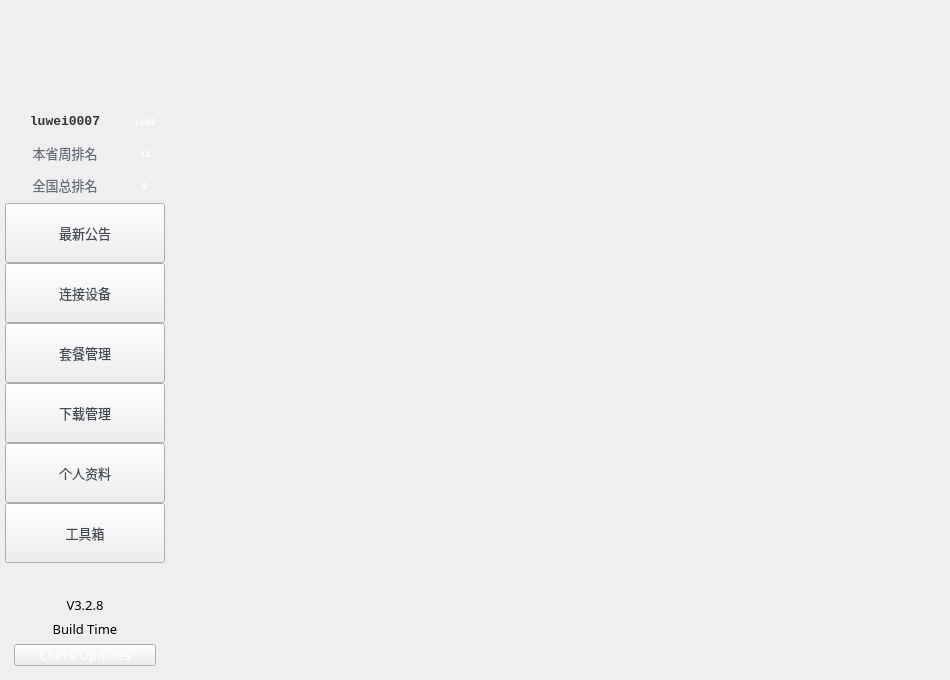
<?xml version="1.0" encoding="UTF-8"?>
<ui version="4.0">
 <class>FormMain</class>
 <widget class="QWidget" name="FormMain">
  <property name="geometry">
   <rect>
    <x>0</x>
    <y>0</y>
    <width>950</width>
    <height>680</height>
   </rect>
  </property>
  <property name="minimumSize">
   <size>
    <width>950</width>
    <height>650</height>
   </size>
  </property>
  <property name="font">
   <font>
    <family>微软雅黑</family>
    <pointsize>10</pointsize>
   </font>
  </property>
  <property name="windowTitle">
   <string>秒装助手</string>
  </property>
  <property name="styleSheet">
   <string notr="true">QCheckBox::indicator {
	border-width: 0px;
	border-image: url(:/skins/skins/chkbox_normal.png);
	width: 16px;
	height: 16px;
}

QCheckBox::indicator::checked {
	border-width: 0px;
	border-image: url(:/skins/skins/chkbox_checked.png);
	width: 16px;
	height: 16px;
}

#layout_main {
	border-width: 6px;
	border-image: url(:/skins/skins/bg_windowbase.png) 8 8 8 8 repeat repeat;
}

#layout_header {
	border-image: url(:/skins/skins/bg_header.png);
}

#layout_nav {
	border-width: 5px;
	border-image: url(:/skins/skins/bg_nav.png) 5;
}

#btn_win_settings {
	border: 0px;
	background-image: url(:/skins/skins/btn_win_settings.png);
}

#btn_win_settings::pressed {
	border: 0px;
	background-image: url(:/skins/skins/btn_win_settings_pressed.png);
}

#btn_win_feedback {
	border: 0px;
	background-image: url(:/skins/skins/btn_win_feedback.png);
}

#btn_win_feedback::pressed {
	border: 0px;
	background-image: url(:/skins/skins/btn_win_feedback_pressed.png);
}

#btn_win_min {
	border: 0px;
	background-image: url(:/skins/skins/btn_win_min.png);
}

#btn_win_min::pressed {
	border: 0px;
	background-image: url(:/skins/skins/btn_win_min_pressed.png);
}

#btn_win_max {
	border: 0px;
	background-image: url(:/skins/skins/btn_win_max.png);
}

#btn_win_max::pressed {
	border: 0px;
	background-image: url(:/skins/skins/btn_win_max_pressed.png);
}

#btn_win_close {
	border: 0px;
	background-image: url(:/skins/skins/btn_win_close.png);
}

#btn_win_close::pressed {
	border: 0px;
	background-image: url(:/skins/skins/btn_win_close_pressed.png);
}

#btn_win_feedback::hover,
#btn_win_settings::hover,
#btn_win_min::hover,
#btn_win_max::hover,
#btn_win_close::hover {
	margin:1px;
}

#label_operator {
	font: 75 14pt;
	font-weight: bold;
	color: #FFFFFF;
}

#label_userid {
	color: #333333;
}

#label_version {
	margin: 8px;
}

#label_level1,
#label_level2 {
	color: #656d78;
}

#label_user_level {
	border: 10px;
	border-image: url(:/skins/skins/bg_level_blue.png) 10 10;
	color: #FFFFFF;
}

#label_week_level,
#label_total_level {
	border: 10px;
	border-image: url(:/skins/skins/bg_level_orange.png) 10 10;
	color: #FFFFFF;
}

#nav_splitter {
	border: 0px;
	border-image: url(:/skins/skins/bg_splitter.png);
}

#nav_btn_board,
#nav_btn_installation,
#nav_btn_bundles,
#nav_btn_download,
#nav_btn_account,
#nav_btn_tools {
	border-width: 5px;
	border-image: url(:/skins/skins/bg_nav.png) 5;
	color: #434a54;
}

#nav_btn_board::checked,
#nav_btn_installation::checked,
#nav_btn_bundles::checked,
#nav_btn_download::checked,
#nav_btn_account::checked,
#nav_btn_tools::checked {
	border-width: 5px;
	border-image: url(:/skins/skins/bg_nav_sel.png);
	color: #FFFFFF;
}

#btn_versionText {
	border: none;
}

#btn_checkUpdates {
	color: #ffffff;
	border-width: 1px;
	border-image: url(:/skins/skins/btn_blue.png) 2 2;
	min-width: 64px;
	min-height: 20px;
}

#btn_checkUpdates::hover {	
	border-width: 1px;
	border-image: url(:/skins/skins/btn_blue_hover.png) 2 2;
}

#btn_checkUpdates::pressed {
	border-width: 1px;
	border-image: url(:/skins/skins/btn_blue_pressed.png) 2 2;
}</string>
  </property>
  <layout class="QHBoxLayout" name="horizontalLayout">
   <property name="spacing">
    <number>0</number>
   </property>
   <property name="leftMargin">
    <number>0</number>
   </property>
   <property name="topMargin">
    <number>0</number>
   </property>
   <property name="rightMargin">
    <number>0</number>
   </property>
   <property name="bottomMargin">
    <number>0</number>
   </property>
   <item>
    <widget class="QWidget" name="layout_main" native="true">
     <layout class="QGridLayout" name="gridLayout_3" rowstretch="0,0">
      <property name="leftMargin">
       <number>5</number>
      </property>
      <property name="topMargin">
       <number>5</number>
      </property>
      <property name="rightMargin">
       <number>5</number>
      </property>
      <property name="bottomMargin">
       <number>5</number>
      </property>
      <property name="spacing">
       <number>0</number>
      </property>
      <item row="0" column="0" colspan="2">
       <widget class="QWidget" name="layout_header" native="true">
        <property name="sizePolicy">
         <sizepolicy hsizetype="Preferred" vsizetype="Fixed">
          <horstretch>0</horstretch>
          <verstretch>0</verstretch>
         </sizepolicy>
        </property>
        <property name="minimumSize">
         <size>
          <width>0</width>
          <height>100</height>
         </size>
        </property>
        <property name="maximumSize">
         <size>
          <width>16777215</width>
          <height>100</height>
         </size>
        </property>
        <layout class="QGridLayout" name="gridLayout_2" rowstretch="0,1,0" columnstretch="0,1,0,0,0,0,0">
         <property name="leftMargin">
          <number>0</number>
         </property>
         <property name="topMargin">
          <number>0</number>
         </property>
         <property name="rightMargin">
          <number>0</number>
         </property>
         <property name="bottomMargin">
          <number>0</number>
         </property>
         <property name="spacing">
          <number>2</number>
         </property>
         <item row="0" column="0" rowspan="3">
          <widget class="QLabel" name="label_logo">
           <property name="minimumSize">
            <size>
             <width>240</width>
             <height>100</height>
            </size>
           </property>
           <property name="text">
            <string/>
           </property>
           <property name="pixmap">
            <pixmap resource="skins.qrc">:/skins/skins/logo.png</pixmap>
           </property>
           <property name="alignment">
            <set>Qt::AlignCenter</set>
           </property>
          </widget>
         </item>
         <item row="0" column="1" rowspan="2">
          <spacer name="verticalSpacer_3">
           <property name="orientation">
            <enum>Qt::Vertical</enum>
           </property>
           <property name="sizeHint" stdset="0">
            <size>
             <width>498</width>
             <height>40</height>
            </size>
           </property>
          </spacer>
         </item>
         <item row="0" column="2">
          <widget class="QPushButton" name="btn_win_feedback">
           <property name="sizePolicy">
            <sizepolicy hsizetype="Fixed" vsizetype="Fixed">
             <horstretch>0</horstretch>
             <verstretch>0</verstretch>
            </sizepolicy>
           </property>
           <property name="minimumSize">
            <size>
             <width>30</width>
             <height>26</height>
            </size>
           </property>
           <property name="maximumSize">
            <size>
             <width>30</width>
             <height>26</height>
            </size>
           </property>
           <property name="text">
            <string/>
           </property>
          </widget>
         </item>
         <item row="0" column="3">
          <widget class="QPushButton" name="btn_win_settings">
           <property name="sizePolicy">
            <sizepolicy hsizetype="Fixed" vsizetype="Fixed">
             <horstretch>0</horstretch>
             <verstretch>0</verstretch>
            </sizepolicy>
           </property>
           <property name="minimumSize">
            <size>
             <width>30</width>
             <height>26</height>
            </size>
           </property>
           <property name="maximumSize">
            <size>
             <width>30</width>
             <height>26</height>
            </size>
           </property>
           <property name="text">
            <string/>
           </property>
          </widget>
         </item>
         <item row="0" column="4">
          <widget class="QPushButton" name="btn_win_min">
           <property name="sizePolicy">
            <sizepolicy hsizetype="Fixed" vsizetype="Fixed">
             <horstretch>0</horstretch>
             <verstretch>0</verstretch>
            </sizepolicy>
           </property>
           <property name="minimumSize">
            <size>
             <width>30</width>
             <height>26</height>
            </size>
           </property>
           <property name="maximumSize">
            <size>
             <width>30</width>
             <height>26</height>
            </size>
           </property>
           <property name="text">
            <string/>
           </property>
          </widget>
         </item>
         <item row="0" column="5">
          <widget class="QPushButton" name="btn_win_max">
           <property name="sizePolicy">
            <sizepolicy hsizetype="Fixed" vsizetype="Fixed">
             <horstretch>0</horstretch>
             <verstretch>0</verstretch>
            </sizepolicy>
           </property>
           <property name="minimumSize">
            <size>
             <width>30</width>
             <height>26</height>
            </size>
           </property>
           <property name="maximumSize">
            <size>
             <width>30</width>
             <height>26</height>
            </size>
           </property>
           <property name="text">
            <string/>
           </property>
          </widget>
         </item>
         <item row="0" column="6">
          <widget class="QPushButton" name="btn_win_close">
           <property name="sizePolicy">
            <sizepolicy hsizetype="Fixed" vsizetype="Fixed">
             <horstretch>0</horstretch>
             <verstretch>0</verstretch>
            </sizepolicy>
           </property>
           <property name="minimumSize">
            <size>
             <width>30</width>
             <height>26</height>
            </size>
           </property>
           <property name="maximumSize">
            <size>
             <width>30</width>
             <height>26</height>
            </size>
           </property>
           <property name="text">
            <string/>
           </property>
          </widget>
         </item>
         <item row="1" column="2" rowspan="2" colspan="5">
          <spacer name="verticalSpacer_2">
           <property name="orientation">
            <enum>Qt::Vertical</enum>
           </property>
           <property name="sizeHint" stdset="0">
            <size>
             <width>115</width>
             <height>69</height>
            </size>
           </property>
          </spacer>
         </item>
         <item row="2" column="1">
          <widget class="QLabel" name="label_operator">
           <property name="minimumSize">
            <size>
             <width>0</width>
             <height>32</height>
            </size>
           </property>
           <property name="text">
            <string/>
           </property>
           <property name="alignment">
            <set>Qt::AlignCenter</set>
           </property>
          </widget>
         </item>
        </layout>
       </widget>
      </item>
      <item row="1" column="0">
       <widget class="QWidget" name="layout_nav" native="true">
        <property name="minimumSize">
         <size>
          <width>160</width>
          <height>0</height>
         </size>
        </property>
        <property name="maximumSize">
         <size>
          <width>160</width>
          <height>16777215</height>
         </size>
        </property>
        <layout class="QGridLayout" name="gridLayout">
         <property name="leftMargin">
          <number>0</number>
         </property>
         <property name="topMargin">
          <number>0</number>
         </property>
         <property name="rightMargin">
          <number>0</number>
         </property>
         <property name="bottomMargin">
          <number>0</number>
         </property>
         <property name="spacing">
          <number>0</number>
         </property>
         <item row="3" column="0" colspan="2">
          <widget class="QWidget" name="nav_splitter" native="true">
           <property name="minimumSize">
            <size>
             <width>0</width>
             <height>2</height>
            </size>
           </property>
          </widget>
         </item>
         <item row="11" column="0" colspan="2">
          <widget class="QWidget" name="wgt_version" native="true">
           <layout class="QVBoxLayout" name="verticalLayout">
            <item>
             <widget class="QPushButton" name="btn_versionText">
              <property name="text">
               <string notr="true">V3.2.8</string>
              </property>
             </widget>
            </item>
            <item>
             <widget class="QLabel" name="label_buildTime">
              <property name="text">
               <string notr="true">Build Time</string>
              </property>
              <property name="alignment">
               <set>Qt::AlignCenter</set>
              </property>
             </widget>
            </item>
            <item>
             <widget class="QPushButton" name="btn_checkUpdates">
              <property name="text">
               <string>Check Updates</string>
              </property>
             </widget>
            </item>
           </layout>
          </widget>
         </item>
         <item row="9" column="0" colspan="2">
          <widget class="QToolButton" name="nav_btn_tools">
           <property name="sizePolicy">
            <sizepolicy hsizetype="Expanding" vsizetype="Fixed">
             <horstretch>0</horstretch>
             <verstretch>0</verstretch>
            </sizepolicy>
           </property>
           <property name="minimumSize">
            <size>
             <width>0</width>
             <height>60</height>
            </size>
           </property>
           <property name="text">
            <string>工具箱</string>
           </property>
           <property name="icon">
            <iconset resource="skins.qrc">
             <normaloff>:/skins/skins/nav_ic_tools.png</normaloff>:/skins/skins/nav_ic_tools.png</iconset>
           </property>
           <property name="iconSize">
            <size>
             <width>48</width>
             <height>48</height>
            </size>
           </property>
           <property name="checkable">
            <bool>true</bool>
           </property>
           <property name="toolButtonStyle">
            <enum>Qt::ToolButtonTextBesideIcon</enum>
           </property>
          </widget>
         </item>
         <item row="8" column="0" colspan="2">
          <widget class="QToolButton" name="nav_btn_account">
           <property name="sizePolicy">
            <sizepolicy hsizetype="Expanding" vsizetype="Fixed">
             <horstretch>0</horstretch>
             <verstretch>0</verstretch>
            </sizepolicy>
           </property>
           <property name="minimumSize">
            <size>
             <width>0</width>
             <height>60</height>
            </size>
           </property>
           <property name="text">
            <string>个人资料</string>
           </property>
           <property name="icon">
            <iconset resource="skins.qrc">
             <normaloff>:/skins/skins/nav_ic_account.png</normaloff>:/skins/skins/nav_ic_account.png</iconset>
           </property>
           <property name="iconSize">
            <size>
             <width>48</width>
             <height>48</height>
            </size>
           </property>
           <property name="checkable">
            <bool>true</bool>
           </property>
           <property name="toolButtonStyle">
            <enum>Qt::ToolButtonTextBesideIcon</enum>
           </property>
          </widget>
         </item>
         <item row="2" column="1">
          <widget class="QLabel" name="label_total_level">
           <property name="minimumSize">
            <size>
             <width>0</width>
             <height>32</height>
            </size>
           </property>
           <property name="font">
            <font>
             <family>微软雅黑</family>
             <pointsize>7</pointsize>
             <weight>75</weight>
             <bold>true</bold>
            </font>
           </property>
           <property name="text">
            <string>5</string>
           </property>
           <property name="alignment">
            <set>Qt::AlignCenter</set>
           </property>
          </widget>
         </item>
         <item row="1" column="1">
          <widget class="QLabel" name="label_week_level">
           <property name="minimumSize">
            <size>
             <width>0</width>
             <height>32</height>
            </size>
           </property>
           <property name="font">
            <font>
             <family>微软雅黑</family>
             <pointsize>7</pointsize>
             <weight>75</weight>
             <bold>true</bold>
            </font>
           </property>
           <property name="text">
            <string>12</string>
           </property>
           <property name="alignment">
            <set>Qt::AlignCenter</set>
           </property>
          </widget>
         </item>
         <item row="2" column="0">
          <widget class="QLabel" name="label_level2">
           <property name="minimumSize">
            <size>
             <width>0</width>
             <height>32</height>
            </size>
           </property>
           <property name="text">
            <string>全国总排名</string>
           </property>
           <property name="alignment">
            <set>Qt::AlignCenter</set>
           </property>
          </widget>
         </item>
         <item row="0" column="0">
          <widget class="QLabel" name="label_userid">
           <property name="minimumSize">
            <size>
             <width>120</width>
             <height>32</height>
            </size>
           </property>
           <property name="font">
            <font>
             <family>Consolas</family>
             <pointsize>10</pointsize>
             <weight>75</weight>
             <bold>true</bold>
            </font>
           </property>
           <property name="text">
            <string>luwei0007</string>
           </property>
           <property name="alignment">
            <set>Qt::AlignCenter</set>
           </property>
          </widget>
         </item>
         <item row="1" column="0">
          <widget class="QLabel" name="label_level1">
           <property name="minimumSize">
            <size>
             <width>0</width>
             <height>32</height>
            </size>
           </property>
           <property name="text">
            <string>本省周排名</string>
           </property>
           <property name="alignment">
            <set>Qt::AlignCenter</set>
           </property>
          </widget>
         </item>
         <item row="0" column="1">
          <widget class="QLabel" name="label_user_level">
           <property name="minimumSize">
            <size>
             <width>0</width>
             <height>32</height>
            </size>
           </property>
           <property name="font">
            <font>
             <family>微软雅黑</family>
             <pointsize>7</pointsize>
             <weight>75</weight>
             <bold>true</bold>
            </font>
           </property>
           <property name="text">
            <string>Lv45</string>
           </property>
           <property name="alignment">
            <set>Qt::AlignCenter</set>
           </property>
          </widget>
         </item>
         <item row="6" column="0" colspan="2">
          <widget class="QToolButton" name="nav_btn_bundles">
           <property name="sizePolicy">
            <sizepolicy hsizetype="Expanding" vsizetype="Fixed">
             <horstretch>0</horstretch>
             <verstretch>0</verstretch>
            </sizepolicy>
           </property>
           <property name="minimumSize">
            <size>
             <width>0</width>
             <height>60</height>
            </size>
           </property>
           <property name="text">
            <string>套餐管理</string>
           </property>
           <property name="icon">
            <iconset resource="skins.qrc">
             <normaloff>:/skins/skins/nav_ic_bundles.png</normaloff>:/skins/skins/nav_ic_bundles.png</iconset>
           </property>
           <property name="iconSize">
            <size>
             <width>48</width>
             <height>48</height>
            </size>
           </property>
           <property name="checkable">
            <bool>true</bool>
           </property>
           <property name="toolButtonStyle">
            <enum>Qt::ToolButtonTextBesideIcon</enum>
           </property>
          </widget>
         </item>
         <item row="5" column="0" colspan="2">
          <widget class="QToolButton" name="nav_btn_installation">
           <property name="sizePolicy">
            <sizepolicy hsizetype="Expanding" vsizetype="Fixed">
             <horstretch>0</horstretch>
             <verstretch>0</verstretch>
            </sizepolicy>
           </property>
           <property name="minimumSize">
            <size>
             <width>0</width>
             <height>60</height>
            </size>
           </property>
           <property name="text">
            <string>连接设备</string>
           </property>
           <property name="icon">
            <iconset resource="skins.qrc">
             <normaloff>:/skins/skins/nav_ic_installation.png</normaloff>:/skins/skins/nav_ic_installation.png</iconset>
           </property>
           <property name="iconSize">
            <size>
             <width>48</width>
             <height>48</height>
            </size>
           </property>
           <property name="checkable">
            <bool>true</bool>
           </property>
           <property name="toolButtonStyle">
            <enum>Qt::ToolButtonTextBesideIcon</enum>
           </property>
          </widget>
         </item>
         <item row="4" column="0" colspan="2">
          <widget class="QToolButton" name="nav_btn_board">
           <property name="sizePolicy">
            <sizepolicy hsizetype="Expanding" vsizetype="Fixed">
             <horstretch>0</horstretch>
             <verstretch>0</verstretch>
            </sizepolicy>
           </property>
           <property name="minimumSize">
            <size>
             <width>0</width>
             <height>60</height>
            </size>
           </property>
           <property name="text">
            <string>最新公告</string>
           </property>
           <property name="icon">
            <iconset resource="skins.qrc">
             <normaloff>:/skins/skins/nav_ic_board.png</normaloff>:/skins/skins/nav_ic_board.png</iconset>
           </property>
           <property name="iconSize">
            <size>
             <width>48</width>
             <height>48</height>
            </size>
           </property>
           <property name="checkable">
            <bool>true</bool>
           </property>
           <property name="checked">
            <bool>false</bool>
           </property>
           <property name="toolButtonStyle">
            <enum>Qt::ToolButtonTextBesideIcon</enum>
           </property>
          </widget>
         </item>
         <item row="7" column="0" colspan="2">
          <widget class="QToolButton" name="nav_btn_download">
           <property name="sizePolicy">
            <sizepolicy hsizetype="Expanding" vsizetype="Fixed">
             <horstretch>0</horstretch>
             <verstretch>0</verstretch>
            </sizepolicy>
           </property>
           <property name="minimumSize">
            <size>
             <width>0</width>
             <height>60</height>
            </size>
           </property>
           <property name="text">
            <string>下载管理</string>
           </property>
           <property name="icon">
            <iconset resource="skins.qrc">
             <normaloff>:/skins/skins/nav_ic_downloads.png</normaloff>:/skins/skins/nav_ic_downloads.png</iconset>
           </property>
           <property name="iconSize">
            <size>
             <width>48</width>
             <height>48</height>
            </size>
           </property>
           <property name="checkable">
            <bool>true</bool>
           </property>
           <property name="toolButtonStyle">
            <enum>Qt::ToolButtonTextBesideIcon</enum>
           </property>
          </widget>
         </item>
         <item row="10" column="0">
          <spacer name="verticalSpacer_4">
           <property name="orientation">
            <enum>Qt::Vertical</enum>
           </property>
           <property name="sizeHint" stdset="0">
            <size>
             <width>20</width>
             <height>40</height>
            </size>
           </property>
          </spacer>
         </item>
        </layout>
       </widget>
      </item>
      <item row="1" column="1">
       <widget class="QStackedWidget" name="stw_main"/>
      </item>
     </layout>
    </widget>
   </item>
  </layout>
 </widget>
 <tabstops>
  <tabstop>btn_win_feedback</tabstop>
  <tabstop>btn_win_settings</tabstop>
  <tabstop>btn_win_min</tabstop>
  <tabstop>btn_win_max</tabstop>
  <tabstop>btn_win_close</tabstop>
  <tabstop>nav_btn_board</tabstop>
  <tabstop>nav_btn_installation</tabstop>
  <tabstop>nav_btn_bundles</tabstop>
  <tabstop>nav_btn_download</tabstop>
  <tabstop>nav_btn_account</tabstop>
  <tabstop>nav_btn_tools</tabstop>
 </tabstops>
 <resources>
  <include location="skins.qrc"/>
 </resources>
 <connections>
  <connection>
   <sender>btn_win_close</sender>
   <signal>clicked()</signal>
   <receiver>FormMain</receiver>
   <slot>close()</slot>
   <hints>
    <hint type="sourcelabel">
     <x>929</x>
     <y>17</y>
    </hint>
    <hint type="destinationlabel">
     <x>474</x>
     <y>324</y>
    </hint>
   </hints>
  </connection>
  <connection>
   <sender>btn_win_min</sender>
   <signal>clicked()</signal>
   <receiver>FormMain</receiver>
   <slot>showMinimized()</slot>
   <hints>
    <hint type="sourcelabel">
     <x>865</x>
     <y>17</y>
    </hint>
    <hint type="destinationlabel">
     <x>474</x>
     <y>324</y>
    </hint>
   </hints>
  </connection>
 </connections>
</ui>
